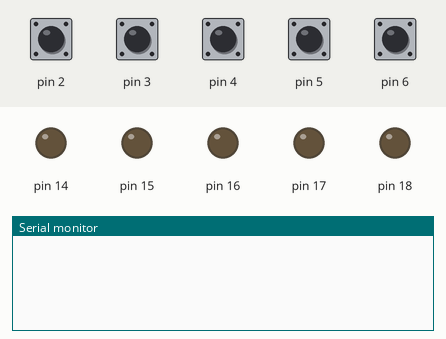
This sketch was run on a simulated Arduino Uno, built with avr-gcc and run on an emulated ATmega328P. Parts: output pins drawn as LEDs (lit = HIGH), the last lines printed to the serial monitor. The inputs (shaded band) are chosen by the test bench; at power-on: pin 2–6 HIGH. No radio packets arrive unless stated.

Above: at 1.2 s.
1.3 s: pin 2 pulled LOW for 0.15 s
At 1.8 s:
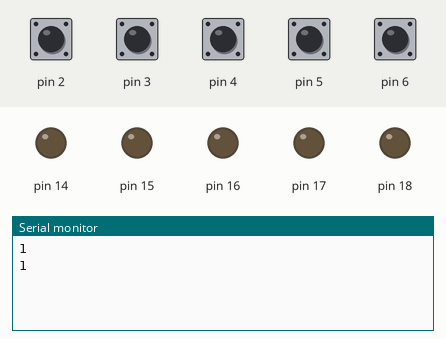
2.9 s: pin 3 pulled LOW for 0.15 s
At 4.2 s:
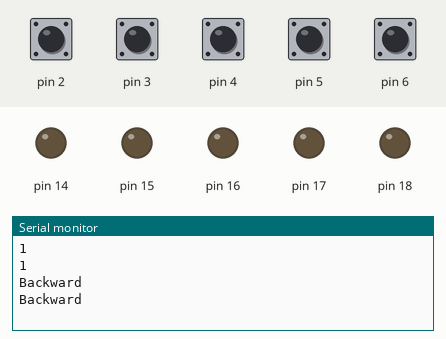
4.5 s: pin 4 pulled LOW for 0.15 s
At 5.7 s:
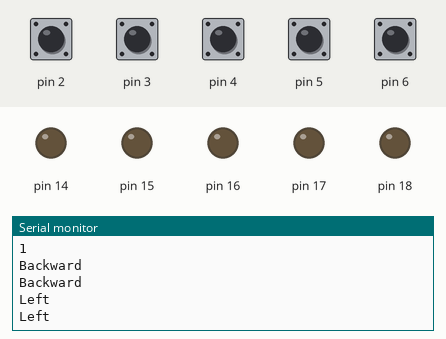
6.1 s: pin 5 pulled LOW for 0.15 s
At 7.1 s:
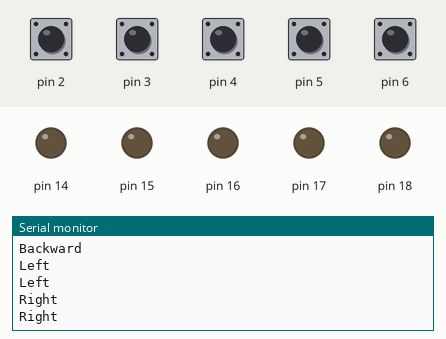
7.7 s: pin 6 pulled LOW for 0.15 s
At 8.4 s:
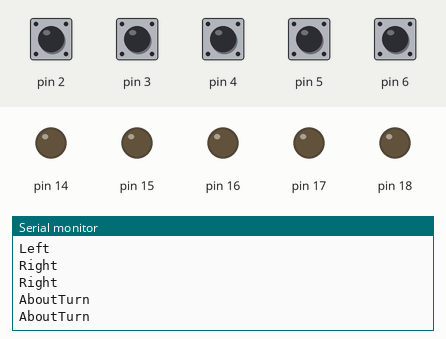
9.3 s: pin 3 driven LOW and pin 4 driven LOW
At 9.43 s:
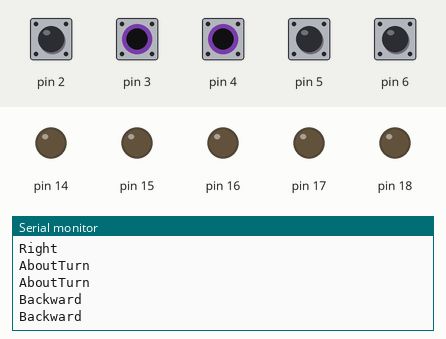

Measured:
- after the input at 1.3 s, the serial monitor: prints a new line at once (image 1)
- after the input at 2.9 s, the serial monitor: prints a new line at once (image 2)
- after the input at 4.5 s, the serial monitor: prints a new line at once (image 3)
- after the input at 6.1 s, the serial monitor: prints a new line at once (image 4)
- after the input at 7.7 s, the serial monitor: prints a new line at once (image 5)
- after the input at 9.3 s, the serial monitor: prints a new line at once (image 6)

The sketch:

NRF_SEnder.ino
```cpp
#include <SPI.h>
#include <nRF24L01.h>
#include <RF24.h>
RF24 radio(9, 10); // CE, CSN
const byte address[6] = "00001";     //Byte of array representing the address. This is the address where we will send the data. This should be same on the receiving side.
int forward = 2;
int backward = 3;
int left = 4;
int right = 5;
int aboutturn = 6;
//1-Forward
//2-Backeard
//3-Left
//4-Right
//5-Aboutturn
void setup()
{
  for(int i=2;i<7;i++)
  {
    pinMode(i, INPUT_PULLUP);
  }
   for(int i=14;i<19;i++)
  {
    pinMode(i, OUTPUT);
    digitalWrite(i, LOW);
  }
  Serial.begin(9600);
  radio.begin();                  //Starting the Wireless communication
  radio.openWritingPipe(address); //Setting the address where we will send the data
  radio.setPALevel(RF24_PA_MIN);  //You can set it as minimum or maximum depending on the distance between the transmitter and receiver.
  radio.stopListening();          //This sets the module as transmitter
}
void loop()
{
 int f = digitalRead(2);
 int b = digitalRead(3);
 int l = digitalRead(4);
 int r = digitalRead(5);
 int a = digitalRead(6);

  if(f == 0)
  {
    int text =1;
    radio.write(&text, sizeof(text));                  //Sending the message to receiver
    Serial.println("1");
  }
  else if(b == 0)
  {
    int text =2;
    radio.write(&text, sizeof(text));                  //Sending the message to receiver
    Serial.println("Backward");
  }
  else if(l == 0)
  {
    int text =3;
    radio.write(&text, sizeof(text));
    Serial.println("Left");
  }
  else if(r == 0)
  {
    int text =4;
    radio.write(&text, sizeof(text));                  //Sending the message to receiver
    Serial.println("Right");
  }
  else if(a == 0)
  {
    int text =5;
    radio.write(&text, sizeof(text));                  //Sending the message to receiver
    Serial.println("AboutTurn");
  }
  //f=0;
  //b=0;
  //l=0;
  //r=0;
  //a=0;
  //radio.write(&button_state, sizeof(button_state));  //Sending the message to receiver
  delay(100);
}
```
